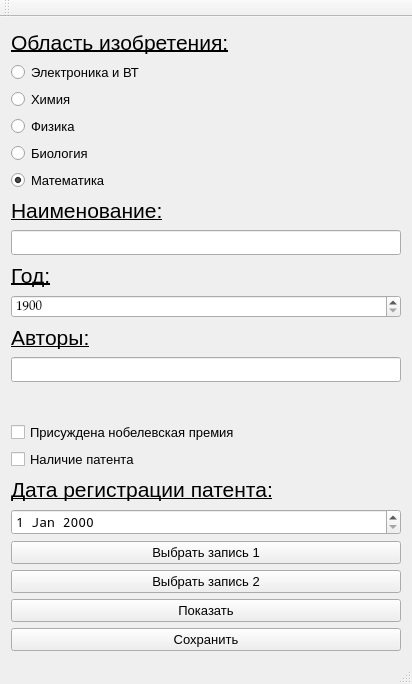
<?xml version="1.0" encoding="UTF-8"?>
<ui version="4.0">
 <class>MainWindow</class>
 <widget class="QMainWindow" name="MainWindow">
  <property name="geometry">
   <rect>
    <x>0</x>
    <y>0</y>
    <width>412</width>
    <height>684</height>
   </rect>
  </property>
  <property name="windowTitle">
   <string>MainWindow</string>
  </property>
  <widget class="QWidget" name="centralWidget">
   <layout class="QVBoxLayout" name="verticalLayout">
    <item>
     <widget class="QLabel" name="label_invention">
      <property name="font">
       <font>
        <pointsize>16</pointsize>
        <underline>true</underline>
       </font>
      </property>
      <property name="text">
       <string>Область изобретения:</string>
      </property>
     </widget>
    </item>
    <item>
     <widget class="QRadioButton" name="eletronic">
      <property name="font">
       <font>
        <family>MS Sans Serif</family>
        <pointsize>10</pointsize>
       </font>
      </property>
      <property name="text">
       <string>Электроника и ВТ</string>
      </property>
      <property name="checked">
       <bool>false</bool>
      </property>
     </widget>
    </item>
    <item>
     <widget class="QRadioButton" name="chemistry">
      <property name="font">
       <font>
        <family>MS Sans Serif</family>
        <pointsize>10</pointsize>
       </font>
      </property>
      <property name="text">
       <string>Химия</string>
      </property>
     </widget>
    </item>
    <item>
     <widget class="QRadioButton" name="phisics">
      <property name="font">
       <font>
        <family>MS Sans Serif</family>
        <pointsize>10</pointsize>
       </font>
      </property>
      <property name="text">
       <string>Физика</string>
      </property>
     </widget>
    </item>
    <item>
     <widget class="QRadioButton" name="biology">
      <property name="font">
       <font>
        <family>MS Sans Serif</family>
        <pointsize>10</pointsize>
       </font>
      </property>
      <property name="text">
       <string>Биология</string>
      </property>
     </widget>
    </item>
    <item>
     <widget class="QRadioButton" name="maths">
      <property name="font">
       <font>
        <family>MS Sans Serif</family>
        <pointsize>10</pointsize>
       </font>
      </property>
      <property name="text">
       <string>Математика</string>
      </property>
      <property name="checked">
       <bool>true</bool>
      </property>
     </widget>
    </item>
    <item>
     <widget class="QLabel" name="label_name">
      <property name="font">
       <font>
        <pointsize>16</pointsize>
        <underline>true</underline>
       </font>
      </property>
      <property name="text">
       <string>Наименование:</string>
      </property>
     </widget>
    </item>
    <item>
     <widget class="QLineEdit" name="name">
      <property name="font">
       <font>
        <family>Noto Mono</family>
        <pointsize>10</pointsize>
       </font>
      </property>
      <property name="maxLength">
       <number>60</number>
      </property>
     </widget>
    </item>
    <item>
     <widget class="QLabel" name="label_year">
      <property name="font">
       <font>
        <pointsize>16</pointsize>
        <underline>true</underline>
       </font>
      </property>
      <property name="text">
       <string>Год:</string>
      </property>
     </widget>
    </item>
    <item>
     <widget class="QSpinBox" name="year">
      <property name="enabled">
       <bool>true</bool>
      </property>
      <property name="sizePolicy">
       <sizepolicy hsizetype="Expanding" vsizetype="Fixed">
        <horstretch>0</horstretch>
        <verstretch>0</verstretch>
       </sizepolicy>
      </property>
      <property name="font">
       <font>
        <family>Palatino Linotype</family>
        <pointsize>10</pointsize>
       </font>
      </property>
      <property name="cursor">
       <cursorShape>ArrowCursor</cursorShape>
      </property>
      <property name="contextMenuPolicy">
       <enum>Qt::NoContextMenu</enum>
      </property>
      <property name="autoFillBackground">
       <bool>false</bool>
      </property>
      <property name="wrapping">
       <bool>false</bool>
      </property>
      <property name="readOnly">
       <bool>false</bool>
      </property>
      <property name="correctionMode">
       <enum>QAbstractSpinBox::CorrectToPreviousValue</enum>
      </property>
      <property name="keyboardTracking">
       <bool>true</bool>
      </property>
      <property name="showGroupSeparator" stdset="0">
       <bool>false</bool>
      </property>
      <property name="suffix">
       <string/>
      </property>
      <property name="prefix">
       <string/>
      </property>
      <property name="minimum">
       <number>1900</number>
      </property>
      <property name="maximum">
       <number>2021</number>
      </property>
      <property name="singleStep">
       <number>1</number>
      </property>
      <property name="stepType">
       <enum>QAbstractSpinBox::DefaultStepType</enum>
      </property>
      <property name="value">
       <number>1900</number>
      </property>
     </widget>
    </item>
    <item>
     <widget class="QLabel" name="label_authors">
      <property name="font">
       <font>
        <pointsize>16</pointsize>
        <underline>true</underline>
       </font>
      </property>
      <property name="text">
       <string>Авторы:</string>
      </property>
     </widget>
    </item>
    <item>
     <widget class="QLineEdit" name="string">
      <property name="font">
       <font>
        <family>Noto Mono</family>
        <pointsize>10</pointsize>
       </font>
      </property>
      <property name="inputMask">
       <string/>
      </property>
      <property name="text">
       <string/>
      </property>
      <property name="maxLength">
       <number>100</number>
      </property>
     </widget>
    </item>
    <item>
     <widget class="QLabel" name="info">
      <property name="font">
       <font>
        <pointsize>10</pointsize>
        <weight>75</weight>
        <bold>true</bold>
       </font>
      </property>
      <property name="text">
       <string/>
      </property>
     </widget>
    </item>
    <item>
     <widget class="QCheckBox" name="nobel">
      <property name="font">
       <font>
        <family>MS Sans Serif</family>
        <pointsize>10</pointsize>
       </font>
      </property>
      <property name="text">
       <string>Присуждена нобелевская премия</string>
      </property>
     </widget>
    </item>
    <item>
     <widget class="QCheckBox" name="patent">
      <property name="font">
       <font>
        <family>MS Sans Serif</family>
        <pointsize>10</pointsize>
       </font>
      </property>
      <property name="text">
       <string>Наличие патента</string>
      </property>
     </widget>
    </item>
    <item>
     <widget class="QLabel" name="label_date">
      <property name="font">
       <font>
        <pointsize>16</pointsize>
        <underline>true</underline>
       </font>
      </property>
      <property name="text">
       <string>Дата регистрации патента:</string>
      </property>
     </widget>
    </item>
    <item>
     <widget class="QDateEdit" name="date">
      <property name="font">
       <font>
        <family>Noto Mono</family>
        <pointsize>10</pointsize>
       </font>
      </property>
      <property name="minimumDateTime">
       <datetime>
        <hour>0</hour>
        <minute>0</minute>
        <second>0</second>
        <year>1900</year>
        <month>1</month>
        <day>1</day>
       </datetime>
      </property>
      <property name="maximumDate">
       <date>
        <year>2021</year>
        <month>12</month>
        <day>31</day>
       </date>
      </property>
      <property name="minimumDate">
       <date>
        <year>1900</year>
        <month>1</month>
        <day>1</day>
       </date>
      </property>
     </widget>
    </item>
    <item>
     <widget class="QPushButton" name="first_data">
      <property name="font">
       <font>
        <family>Segoe UI</family>
        <pointsize>10</pointsize>
       </font>
      </property>
      <property name="text">
       <string>Выбрать запись 1</string>
      </property>
     </widget>
    </item>
    <item>
     <widget class="QPushButton" name="second_data">
      <property name="font">
       <font>
        <family>Segoe UI</family>
        <pointsize>10</pointsize>
       </font>
      </property>
      <property name="text">
       <string>Выбрать запись 2</string>
      </property>
     </widget>
    </item>
    <item>
     <widget class="QPushButton" name="show">
      <property name="font">
       <font>
        <family>Segoe UI</family>
        <pointsize>10</pointsize>
       </font>
      </property>
      <property name="text">
       <string>Показать</string>
      </property>
     </widget>
    </item>
    <item>
     <widget class="QPushButton" name="save">
      <property name="font">
       <font>
        <family>Segoe UI</family>
        <pointsize>10</pointsize>
       </font>
      </property>
      <property name="text">
       <string>Сохранить</string>
      </property>
     </widget>
    </item>
   </layout>
  </widget>
  <widget class="QMenuBar" name="menuBar">
   <property name="geometry">
    <rect>
     <x>0</x>
     <y>0</y>
     <width>412</width>
     <height>21</height>
    </rect>
   </property>
  </widget>
  <widget class="QToolBar" name="mainToolBar">
   <attribute name="toolBarArea">
    <enum>TopToolBarArea</enum>
   </attribute>
   <attribute name="toolBarBreak">
    <bool>false</bool>
   </attribute>
  </widget>
  <widget class="QStatusBar" name="statusBar"/>
 </widget>
 <layoutdefault spacing="6" margin="11"/>
 <resources/>
 <connections>
  <connection>
   <sender>patent</sender>
   <signal>clicked(bool)</signal>
   <receiver>date</receiver>
   <slot>setEnabled(bool)</slot>
   <hints>
    <hint type="sourcelabel">
     <x>146</x>
     <y>448</y>
    </hint>
    <hint type="destinationlabel">
     <x>138</x>
     <y>486</y>
    </hint>
   </hints>
  </connection>
  <connection>
   <sender>mainToolBar</sender>
   <signal>visibilityChanged(bool)</signal>
   <receiver>date</receiver>
   <slot>setDisabled(bool)</slot>
   <hints>
    <hint type="sourcelabel">
     <x>218</x>
     <y>28</y>
    </hint>
    <hint type="destinationlabel">
     <x>199</x>
     <y>486</y>
    </hint>
   </hints>
  </connection>
  <connection>
   <sender>maths</sender>
   <signal>clicked(bool)</signal>
   <receiver>nobel</receiver>
   <slot>setDisabled(bool)</slot>
   <hints>
    <hint type="sourcelabel">
     <x>259</x>
     <y>196</y>
    </hint>
    <hint type="destinationlabel">
     <x>271</x>
     <y>422</y>
    </hint>
   </hints>
  </connection>
  <connection>
   <sender>biology</sender>
   <signal>clicked(bool)</signal>
   <receiver>nobel</receiver>
   <slot>setEnabled(bool)</slot>
   <hints>
    <hint type="sourcelabel">
     <x>222</x>
     <y>170</y>
    </hint>
    <hint type="destinationlabel">
     <x>244</x>
     <y>422</y>
    </hint>
   </hints>
  </connection>
  <connection>
   <sender>phisics</sender>
   <signal>clicked(bool)</signal>
   <receiver>nobel</receiver>
   <slot>setEnabled(bool)</slot>
   <hints>
    <hint type="sourcelabel">
     <x>171</x>
     <y>144</y>
    </hint>
    <hint type="destinationlabel">
     <x>185</x>
     <y>422</y>
    </hint>
   </hints>
  </connection>
  <connection>
   <sender>chemistry</sender>
   <signal>clicked(bool)</signal>
   <receiver>nobel</receiver>
   <slot>setEnabled(bool)</slot>
   <hints>
    <hint type="sourcelabel">
     <x>67</x>
     <y>118</y>
    </hint>
    <hint type="destinationlabel">
     <x>77</x>
     <y>422</y>
    </hint>
   </hints>
  </connection>
  <connection>
   <sender>eletronic</sender>
   <signal>clicked(bool)</signal>
   <receiver>nobel</receiver>
   <slot>setEnabled(bool)</slot>
   <hints>
    <hint type="sourcelabel">
     <x>34</x>
     <y>92</y>
    </hint>
    <hint type="destinationlabel">
     <x>50</x>
     <y>422</y>
    </hint>
   </hints>
  </connection>
  <connection>
   <sender>mainToolBar</sender>
   <signal>visibilityChanged(bool)</signal>
   <receiver>nobel</receiver>
   <slot>setDisabled(bool)</slot>
   <hints>
    <hint type="sourcelabel">
     <x>120</x>
     <y>29</y>
    </hint>
    <hint type="destinationlabel">
     <x>120</x>
     <y>422</y>
    </hint>
   </hints>
  </connection>
 </connections>
</ui>
